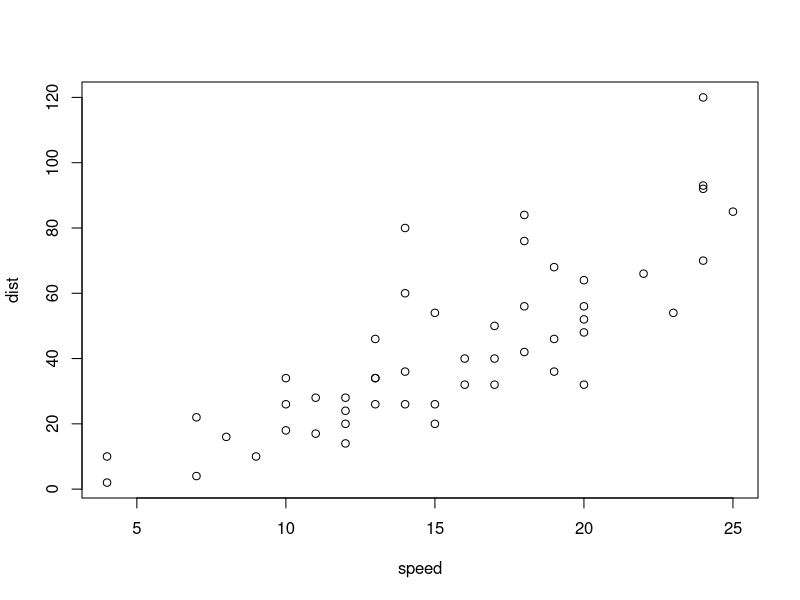
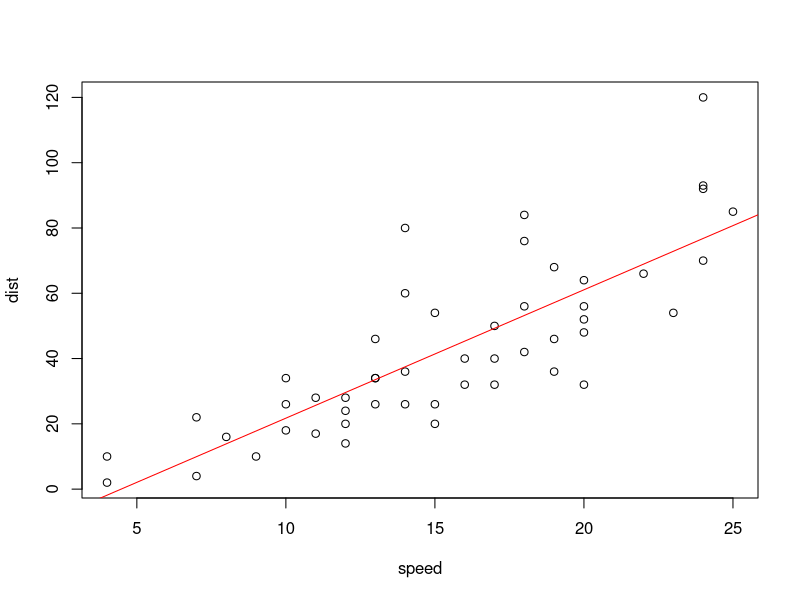
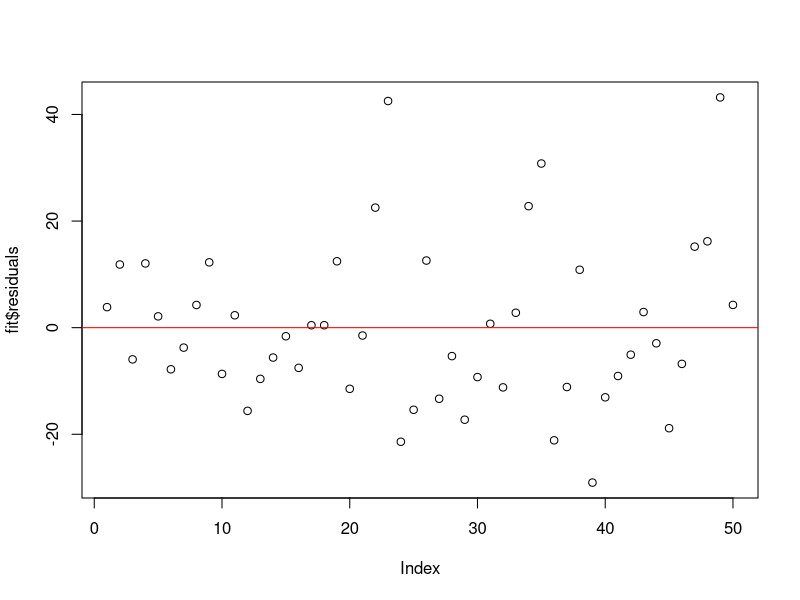
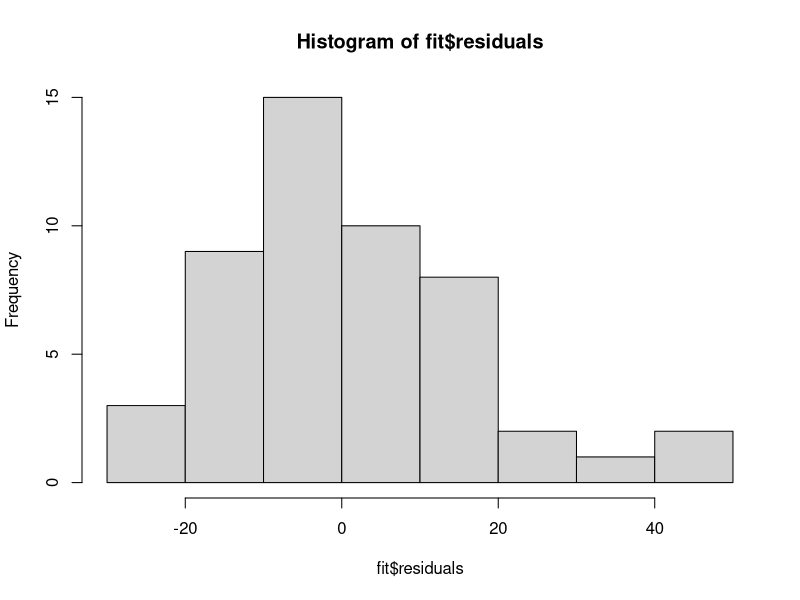
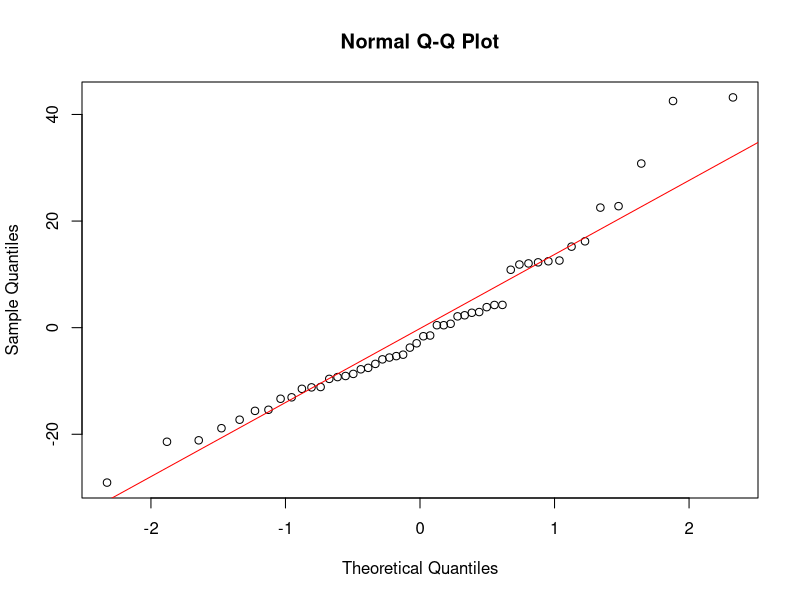
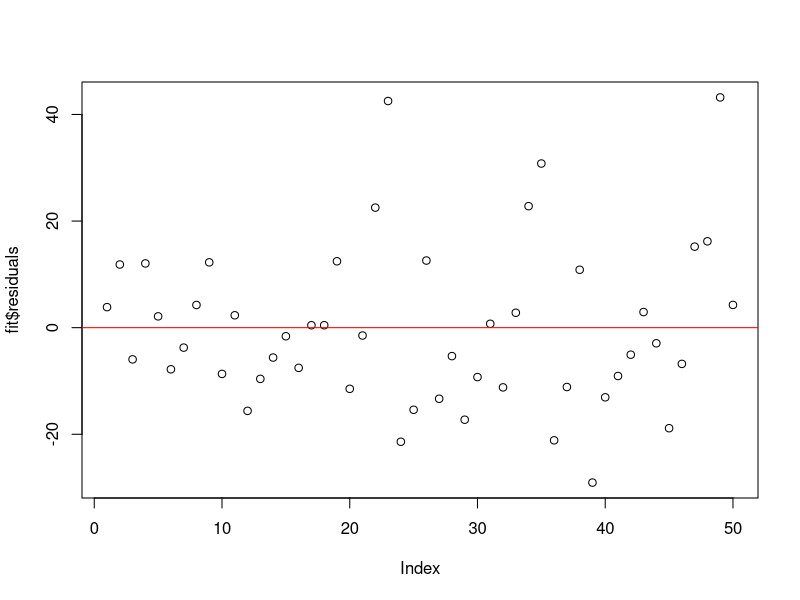
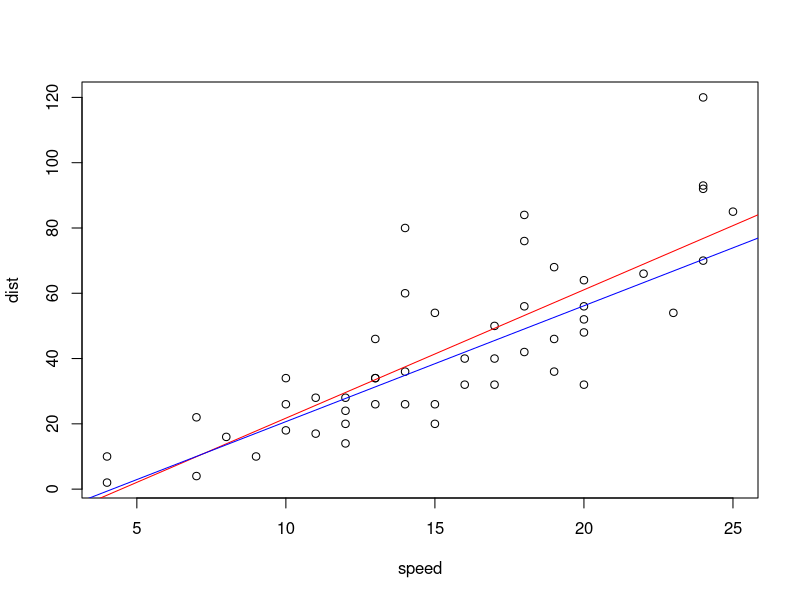
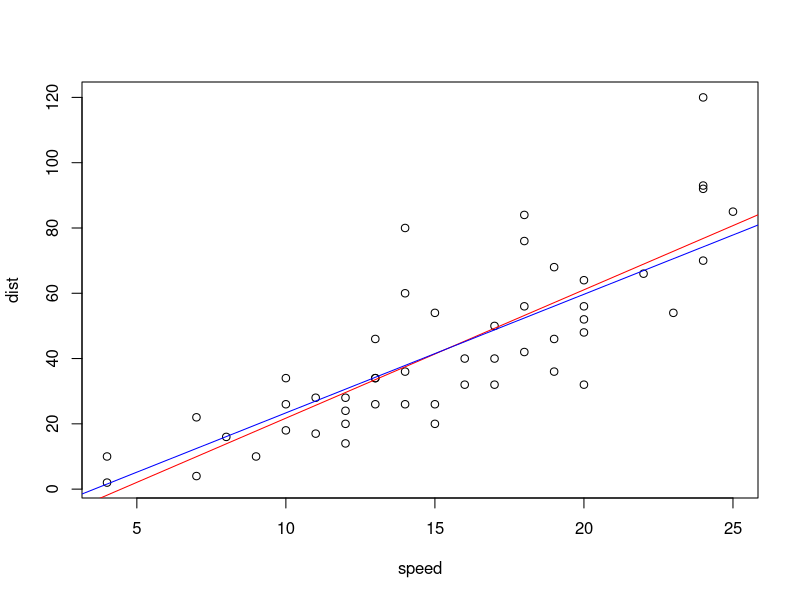

Here is the R script that generated these plots, in order:
## ---- chunk 1
library(datasets)
cars
## ---- chunk 2
plot(cars)
## ---- chunk 3
fit <- lm(formula=dist~speed, data=cars)  # lm(formula=cars$dist~cars$speed)
fit
## ---- chunk 4
plot(cars)
abline(fit, col="red")
## ---- chunk 5
plot(fit$residuals)
abline(0, 0, col="red")
## ---- chunk 6
hist(fit$residuals)
qqnorm(fit$residuals)
qqline(fit$residuals, col="red")
## ---- chunk 7
plot(fit$residuals)
abline(0, 0, col="red")
## ---- chunk 8
res.rank <- sort(fit$residuals)
suspect <- which(fit$residuals %in% res.rank[47:50])
## ---- chunk 9
plot(cars)
abline(fit, col="red")
fit.out <- lm(formula=dist[-suspect]~speed[-suspect], data=cars)
abline(fit.out, col="blue")
## ---- chunk 10
R.square <- sum((fit$fitted.values-mean(cars$dist))^2) / (sum((cars$dist - mean(cars$dist))^2))
R.square
## ---- chunk 11
summary(fit)
## ---- chunk 12
w <- 1/cars$speed
fit.wls <- lm(dist~speed, data=cars, weights=w)
plot(cars)
abline(fit, col="red")
abline(fit.wls, col="blue")
## ---- chunk 13
install.packages("ggplot2")
## ---- chunk 14
library(ggplot2)
ggplot(cars, aes(speed, dist)) + geom_point() + geom_smooth(method=lm, se=FALSE)  # se=TRUE
## ---- chunk 15
library(ggplot2)
ggplot(cars, aes(speed, dist)) + geom_point() + geom_smooth(se=FALSE)
